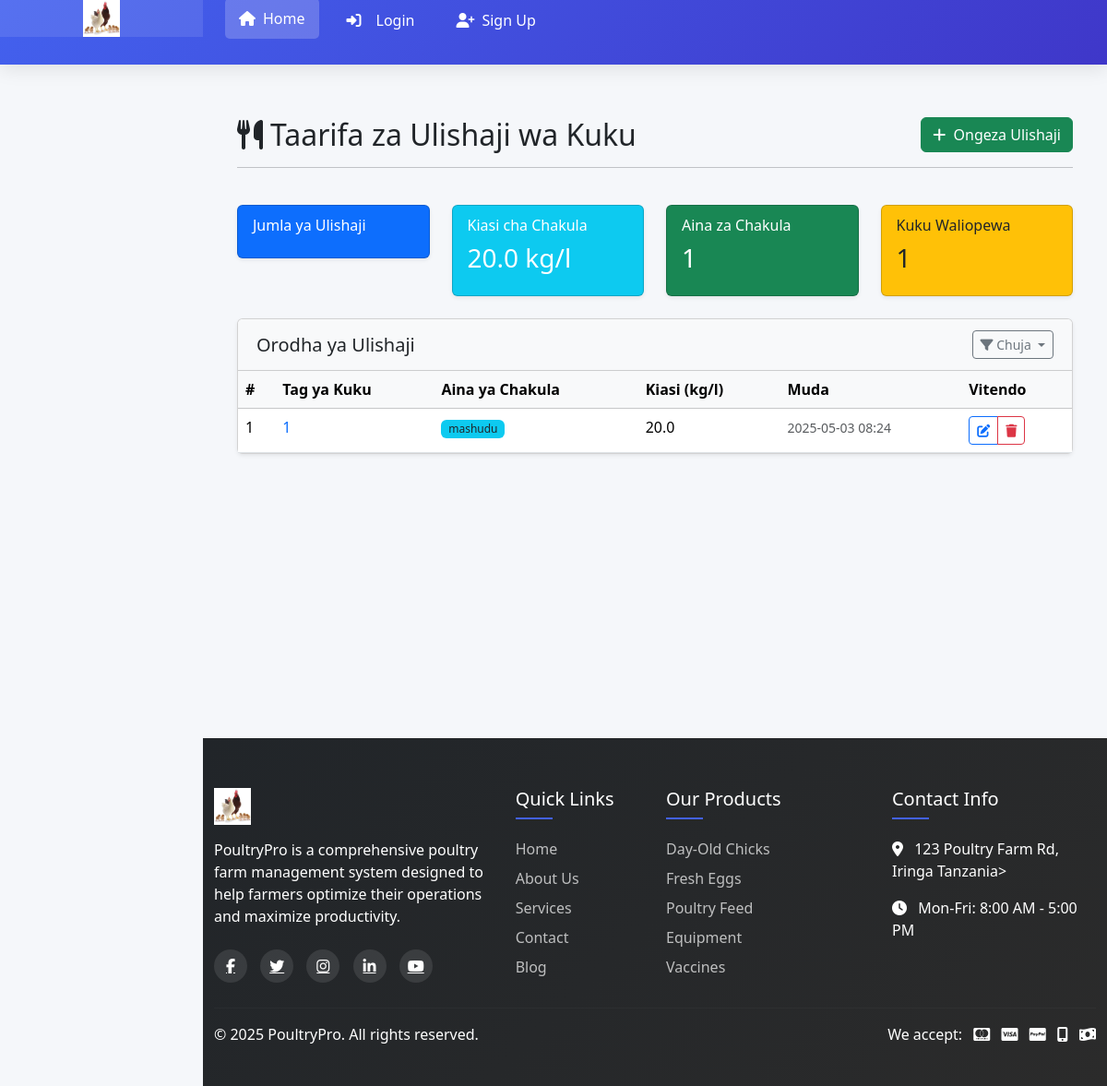
The page /feeding/ on the database as committed earlier.
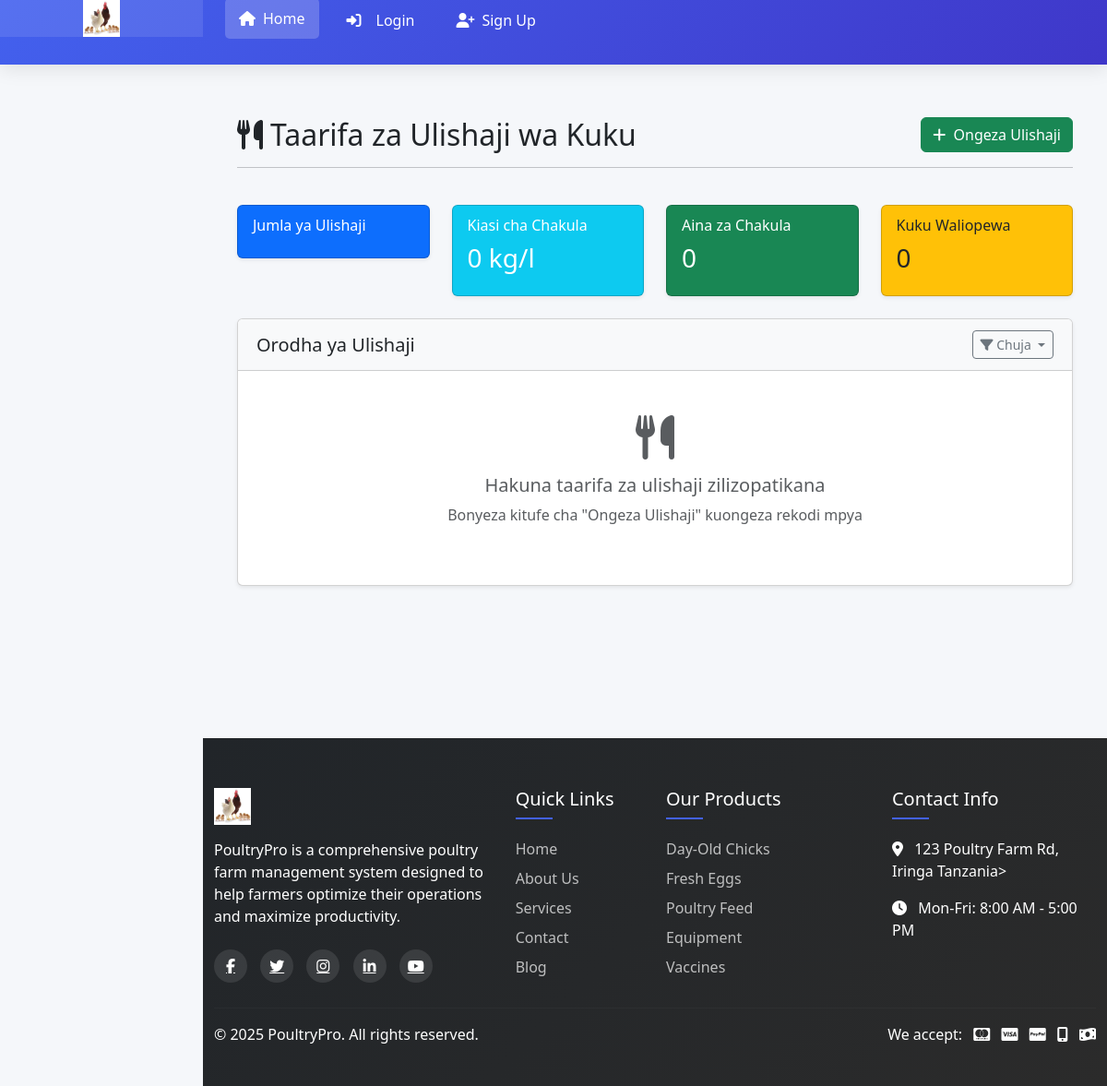
The same page on the database as committed later.
### core/models.py (models this page shows, shortened)
class Feeding(models.Model):
    chicken = models.ForeignKey(Chicken, on_delete=models.CASCADE, related_name='feedings')
    feed_type = models.CharField(max_length=100)
    quantity = models.FloatField(help_text="Kiasi cha chakula (kg/l)")
    feeding_time = models.DateTimeField()

class Chicken(models.Model):
    GENDER_CHOICES = [('M', 'Male'), ('F', 'Female'), ('U', 'Unknown')]
    owner = models.ForeignKey('customers.Customer', on_delete=models.CASCADE, related_name='chickens', blank=True, null=True)
    customer = models.ForeignKey('customers.Customer', on_delete=models.CASCADE, null=True, blank=True)
    tag_number = models.CharField(max_length=20, unique=True)
    breed = models.ForeignKey(Breed, on_delete=models.PROTECT)
    date_acquired = models.DateField()
    date_of_birth = models.DateField(null=True, blank=True)
    gender = models.CharField(max_length=1, choices=GENDER_CHOICES, default='U')
    parent = models.ForeignKey('self', on_delete=models.SET_NULL, null=True, blank=True)
    is_alive = models.BooleanField(default=True)
    last_health_check = models.DateField(null=True, blank=True)
    notes = models.TextField(blank=True)
    class Meta:
        ordering = ['tag_number']
        verbose_name_plural = 'Chickens'

### core/views.py (the view)
# urls.py: path('feeding/', views.feeding, name='feeding'),
def feeding(request):
    feedings = Feeding.objects.select_related('chicken').order_by('-feeding_time')
    total_quantity = feedings.aggregate(Sum('quantity'))['quantity__sum']
    feed_types = feedings.values_list('feed_type', flat=True).distinct()
    chickens_count = feedings.values('chicken').distinct().count()
    paginator = Paginator(feedings, 25)
    page_number = request.GET.get('page')
    page_obj = paginator.get_page(page_number)
    context = {
        'feedings': page_obj,
        'total_quantity': total_quantity,
        'feed_types': feed_types,
        'chickens_count': chickens_count,
    }
    return render(request, 'core/feeding.html', context)

### core/templates/core/feeding.html (shortened to what the changed rows need)
{% extends 'core/base.html' %}
{% block content %}
<div class="container-fluid py-4">
    <div class="row mb-4">
        <div class="col-12">
            <div class="page-header d-flex justify-content-between align-items-center">
                <h2 class="mb-0">
                    <i class="fas fa-utensils me-2"></i>Taarifa za Ulishaji wa Kuku
                </h2>
            </div>
        </div>
    </div>
    <div class="row mb-4">
        <div class="col-md-3">
            <div class="card bg-info text-white shadow-sm">
                <div class="card-body">
                    <h6 class="card-subtitle mb-2">Kiasi cha Chakula</h6>
                    <h3 class="card-title">{{ total_quantity|default:"0" }} kg/l</h3>
                </div>
            </div>
        </div>
        <div class="col-md-3">
            <div class="card bg-success text-white shadow-sm">
                <div class="card-body">
                    <h6 class="card-subtitle mb-2">Aina za Chakula</h6>
                    <h3 class="card-title">{{ feed_types|length }}</h3>
                </div>
            </div>
        </div>
        <div class="col-md-3">
            <div class="card bg-warning text-dark shadow-sm">
                <div class="card-body">
                    <h6 class="card-subtitle mb-2">Kuku Waliopewa</h6>
                    <h3 class="card-title">{{ chickens_count }}</h3>
                </div>
            </div>
        </div>
    </div>
    <div class="row">
        <div class="col-12">
            <div class="card shadow-sm">
                <div class="card-body p-0">
                    {% if feedings %}
                        <div class="table-responsive">
                            <table class="table table-hover mb-0">
                                <thead class="table-light">
                                    <tr>
                                        <th>#</th>
                                        <th>Tag ya Kuku</th>
                                        <th>Aina ya Chakula</th>
                                        <th>Kiasi (kg/l)</th>
                                        <th>Muda</th>
                                        <th>Vitendo</th>
                                    </tr>
                                </thead>
                                <tbody>
                                    {% for feeding in feedings %}
                                    <tr>
                                        <td>{{ forloop.counter }}</td>
                                        <td>
                                            <a href="{% url 'health:chicken_detail' feeding.chicken.id %}"
                                               class="text-decoration-none">
                                                {{ feeding.chicken.tag_number }}
                                            </a>
                                        </td>
                                        <td>
                                            <span class="badge bg-info text-dark">
                                                {{ feeding.feed_type }}
                                            </span>
                                        </td>
                                        <td>{{ feeding.quantity }}</td>
                                        <td>
                                            <small class="text-muted">
                                                {{ feeding.feeding_time|date:"Y-m-d H:i" }}
                                            </small>
                                        </td>
                                        <td>
                                            <div class="btn-group btn-group-sm">
                                                <a href="{% url 'health:edit_feeding' feeding.id %}"
                                                   class="btn btn-outline-primary" title="Hariri">
                                                    <i class="fas fa-edit"></i>
                                                </a>
                                                <a href="{% url 'health:delete_feeding' feeding.id %}"
                                                   class="btn btn-outline-danger" title="Futa">
                                                    <i class="fas fa-trash"></i>
                                                </a>
                                            </div>
                                        </td>
                                    </tr>
                                    {% endfor %}
                                </tbody>
                            </table>
                        </div>
                    {% else %}
                        <div class="text-center py-5">
                            <i class="fas fa-utensils fa-3x text-muted mb-3"></i>
                            <h5 class="text-muted">Hakuna taarifa za ulishaji zilizopatikana</h5>
                            <p class="text-muted">Bonyeza kitufe cha "Ongeza Ulishaji" kuongeza rekodi mpya</p>
                        </div>
                    {% endif %}
                </div>
            </div>
        </div>
    </div>
</div>
{% endblock %}

Rows that differ between the two databases and show on the page:
removed Feeding: chicken.tag_number "1", feed_type "mashudu", quantity "20.0", feeding_time "2025-05-03 08:24"
Other text that changed with them:
{{ total_quantity|default:"0" }}: "20.0" → "0"
{{ feed_types|length }}: "1" → "0"
{{ chickens_count }}: "1" → "0"
text no longer shown: "# Tag ya Kuku Aina ya Chakula Kiasi (kg/l) Muda Vitendo"
text now shown: "Hakuna taarifa za ulishaji zilizopatikana Bonyeza kitufe cha \"Ongeza Ulishaji\" kuongeza rekodi mpya"
